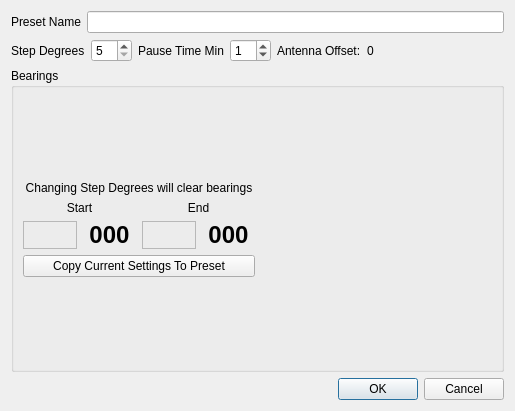
<?xml version="1.0" encoding="UTF-8"?>
<ui version="4.0">
 <class>SkyScanPresetsDialog</class>
 <widget class="QDialog" name="SkyScanPresetsDialog">
  <property name="geometry">
   <rect>
    <x>0</x>
    <y>0</y>
    <width>515</width>
    <height>411</height>
   </rect>
  </property>
  <property name="windowTitle">
   <string>Sky Scan Presets</string>
  </property>
  <layout class="QVBoxLayout" name="verticalLayout_3">
   <item>
    <layout class="QHBoxLayout" name="horizontalLayout">
     <item>
      <widget class="QLabel" name="label">
       <property name="text">
        <string>Preset Name</string>
       </property>
      </widget>
     </item>
     <item>
      <widget class="QLineEdit" name="presetNameLineEdit"/>
     </item>
    </layout>
   </item>
   <item>
    <layout class="QHBoxLayout" name="horizontalLayout_14">
     <item>
      <layout class="QVBoxLayout" name="verticalLayout_6">
       <item>
        <layout class="QHBoxLayout" name="horizontalLayout_8">
         <item>
          <layout class="QHBoxLayout" name="horizontalLayout_6">
           <item>
            <widget class="QLabel" name="skyScanStepDegreesLabel">
             <property name="text">
              <string>Step Degrees</string>
             </property>
            </widget>
           </item>
           <item>
            <widget class="CustomSpinBox" name="skyScanStepDegreeSpinBox">
             <property name="minimum">
              <number>5</number>
             </property>
             <property name="maximum">
              <number>45</number>
             </property>
             <property name="singleStep">
              <number>5</number>
             </property>
            </widget>
           </item>
          </layout>
         </item>
         <item>
          <layout class="QHBoxLayout" name="horizontalLayout_7">
           <item>
            <widget class="QLabel" name="skyScanPauseTimeLabel">
             <property name="text">
              <string>Pause Time Min</string>
             </property>
            </widget>
           </item>
           <item>
            <widget class="CustomSpinBox" name="skyScanPauseTimeSpinBox">
             <property name="maximum">
              <number>30</number>
             </property>
             <property name="value">
              <number>1</number>
             </property>
            </widget>
           </item>
           <item>
            <layout class="QHBoxLayout" name="horizontalLayout_17">
             <item>
              <widget class="QLabel" name="antennaOffsetLabel">
               <property name="text">
                <string>Antenna Offset:</string>
               </property>
              </widget>
             </item>
             <item>
              <widget class="QLabel" name="antennaOffsetDisplay">
               <property name="font">
                <font>
                 <pointsize>9</pointsize>
                 <bold>false</bold>
                </font>
               </property>
               <property name="text">
                <string>0</string>
               </property>
              </widget>
             </item>
            </layout>
           </item>
           <item>
            <spacer name="horizontalSpacer">
             <property name="orientation">
              <enum>Qt::Orientation::Horizontal</enum>
             </property>
             <property name="sizeHint" stdset="0">
              <size>
               <width>40</width>
               <height>20</height>
              </size>
             </property>
            </spacer>
           </item>
          </layout>
         </item>
        </layout>
       </item>
       <item>
        <widget class="QGroupBox" name="groupBox">
         <property name="title">
          <string>Bearings</string>
         </property>
         <layout class="QHBoxLayout" name="horizontalLayout_5">
          <item>
           <layout class="QHBoxLayout" name="horizontalLayout_13">
            <item>
             <layout class="QVBoxLayout" name="verticalLayout_2">
              <item>
               <spacer name="verticalSpacer">
                <property name="orientation">
                 <enum>Qt::Orientation::Vertical</enum>
                </property>
                <property name="sizeHint" stdset="0">
                 <size>
                  <width>20</width>
                  <height>40</height>
                 </size>
                </property>
               </spacer>
              </item>
              <item>
               <widget class="QLabel" name="label_5">
                <property name="text">
                 <string>Changing Step Degrees will clear bearings</string>
                </property>
                <property name="alignment">
                 <set>Qt::AlignmentFlag::AlignCenter</set>
                </property>
               </widget>
              </item>
              <item>
               <layout class="QHBoxLayout" name="horizontalLayout_3">
                <item>
                 <layout class="QVBoxLayout" name="verticalLayout">
                  <item>
                   <widget class="QLabel" name="label_7">
                    <property name="text">
                     <string>Start</string>
                    </property>
                    <property name="alignment">
                     <set>Qt::AlignmentFlag::AlignCenter</set>
                    </property>
                   </widget>
                  </item>
                  <item>
                   <layout class="QHBoxLayout" name="horizontalLayout_2">
                    <item>
                     <widget class="ToolButtonUpDown" name="skyScanRotatorStartBearingUpDownButton">
                      <property name="frameShape">
                       <enum>QFrame::Shape::StyledPanel</enum>
                      </property>
                      <property name="frameShadow">
                       <enum>QFrame::Shadow::Raised</enum>
                      </property>
                     </widget>
                    </item>
                    <item>
                     <widget class="QLabel" name="skyScanCompassStartBearingDisplay">
                      <property name="font">
                       <font>
                        <pointsize>18</pointsize>
                        <bold>true</bold>
                       </font>
                      </property>
                      <property name="text">
                       <string>000</string>
                      </property>
                      <property name="alignment">
                       <set>Qt::AlignmentFlag::AlignCenter</set>
                      </property>
                     </widget>
                    </item>
                   </layout>
                  </item>
                 </layout>
                </item>
                <item>
                 <layout class="QVBoxLayout" name="verticalLayout_4">
                  <item>
                   <widget class="QLabel" name="label_8">
                    <property name="text">
                     <string>End</string>
                    </property>
                    <property name="alignment">
                     <set>Qt::AlignmentFlag::AlignCenter</set>
                    </property>
                   </widget>
                  </item>
                  <item>
                   <layout class="QHBoxLayout" name="horizontalLayout_16">
                    <item>
                     <widget class="ToolButtonUpDown" name="skyScanRotatorEndBearingUpDownButton">
                      <property name="frameShape">
                       <enum>QFrame::Shape::StyledPanel</enum>
                      </property>
                      <property name="frameShadow">
                       <enum>QFrame::Shadow::Raised</enum>
                      </property>
                     </widget>
                    </item>
                    <item>
                     <widget class="QLabel" name="skyScanCompassEndBearingDisplay">
                      <property name="font">
                       <font>
                        <pointsize>18</pointsize>
                        <bold>true</bold>
                       </font>
                      </property>
                      <property name="text">
                       <string>000</string>
                      </property>
                      <property name="alignment">
                       <set>Qt::AlignmentFlag::AlignCenter</set>
                      </property>
                     </widget>
                    </item>
                   </layout>
                  </item>
                 </layout>
                </item>
               </layout>
              </item>
              <item>
               <widget class="QPushButton" name="copyToPresetPushButton">
                <property name="text">
                 <string>Copy Current Settings To Preset</string>
                </property>
               </widget>
              </item>
              <item>
               <spacer name="verticalSpacer_3">
                <property name="orientation">
                 <enum>Qt::Orientation::Vertical</enum>
                </property>
                <property name="sizeHint" stdset="0">
                 <size>
                  <width>20</width>
                  <height>40</height>
                 </size>
                </property>
               </spacer>
              </item>
             </layout>
            </item>
            <item>
             <widget class="MinosCompass" name="compassDialwidget" native="true">
              <property name="minimumSize">
               <size>
                <width>200</width>
                <height>200</height>
               </size>
              </property>
             </widget>
            </item>
           </layout>
          </item>
         </layout>
        </widget>
       </item>
      </layout>
     </item>
    </layout>
   </item>
   <item>
    <widget class="QDialogButtonBox" name="buttonBox">
     <property name="orientation">
      <enum>Qt::Orientation::Horizontal</enum>
     </property>
     <property name="standardButtons">
      <set>QDialogButtonBox::StandardButton::Cancel|QDialogButtonBox::StandardButton::Ok</set>
     </property>
    </widget>
   </item>
  </layout>
 </widget>
 <customwidgets>
  <customwidget>
   <class>MinosCompass</class>
   <extends>QWidget</extends>
   <header location="global">minoscompass.h</header>
  </customwidget>
  <customwidget>
   <class>CustomSpinBox</class>
   <extends>QSpinBox</extends>
   <header>rotatormainwindow.h</header>
  </customwidget>
  <customwidget>
   <class>ToolButtonUpDown</class>
   <extends>QFrame</extends>
   <header location="global">toolbuttonupdown.h</header>
   <container>1</container>
  </customwidget>
 </customwidgets>
 <resources/>
 <connections>
  <connection>
   <sender>buttonBox</sender>
   <signal>accepted()</signal>
   <receiver>SkyScanPresetsDialog</receiver>
   <slot>accept()</slot>
   <hints>
    <hint type="sourcelabel">
     <x>248</x>
     <y>254</y>
    </hint>
    <hint type="destinationlabel">
     <x>157</x>
     <y>274</y>
    </hint>
   </hints>
  </connection>
  <connection>
   <sender>buttonBox</sender>
   <signal>rejected()</signal>
   <receiver>SkyScanPresetsDialog</receiver>
   <slot>reject()</slot>
   <hints>
    <hint type="sourcelabel">
     <x>316</x>
     <y>260</y>
    </hint>
    <hint type="destinationlabel">
     <x>286</x>
     <y>274</y>
    </hint>
   </hints>
  </connection>
 </connections>
</ui>
